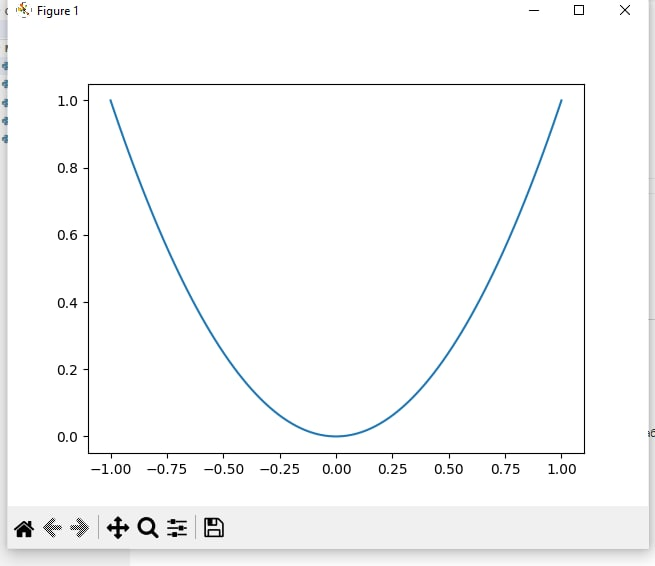

This chart was generated by the following Python code:
import matplotlib.pyplot as plt
import numpy as np

'''a = float(input('a = '))
b = float(input('b = '))
c = float(input('c = '))'''
x = np.linspace(-1, 1, 100)
y = x**2 
fig, ax = plt.subplots()
ax.plot(x, y)
plt.show()
